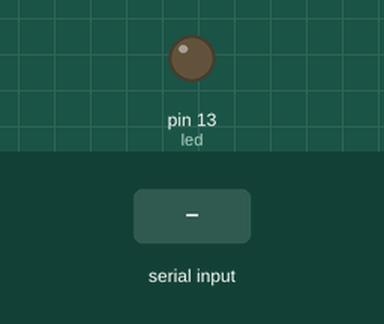
Recording of a sketch running on a simulated Arduino Uno, built with avr-gcc and run on an emulated ATmega328P. Shown: output pins drawn as LEDs (lit = HIGH). Dashed ring = blinking. The test bench sets the inputs (shaded band).

Above: at 1.2 s.
1.3 s: "3" received over Serial
At 2.2 s:
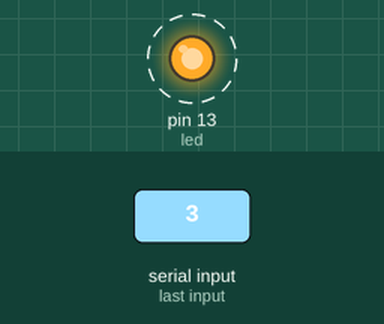
Timing chart, 0 to 7.9 s (numbered marks = the images above; inputs shaded):
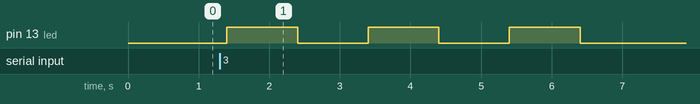

Measured:
- after the input at 1.3 s, pin 13 (led): alternates HIGH for 1.0 s and LOW for 1.0 s, 6 changes in all, then stays LOW, starting after 0.10 s

The sketch:

arduino_client.ino
```cpp
/*

  This is Arduino client code.
  Upload your board and then keep it connected with USB cable.
  The C code is communicating over the cable.

*/

int led = 13, flag = 0, data;
unsigned int result;
char temp, reply[6];

void setup()
{
  pinMode(led, OUTPUT);
  digitalWrite(led, LOW);
  Serial.begin(9600);
}

void loop()
{
  while(Serial.available())
  {
    if(flag == 0) // Read opcode
    {
      data = Serial.read();
      temp = char(data);

      switch(temp)
      {
        case '1': digitalWrite(led, HIGH);
                  break;

        case '2': digitalWrite(led, LOW);
                  break;

        case '3': digitalWrite(13, LOW); delay(100); // If light is already up

                  for(int i = 0; i < 3; i++)
                  {
                    digitalWrite(led, HIGH); delay(1000);
                    digitalWrite(led, LOW); delay(1000);
                  }

                  break;

        case '4': flag = 1;
                  break;
      }
    }

    else // Read value for opcode 4
    {
      data = Serial.parseInt();
      result = data * data;

      String s = String(result);
      s.toCharArray(reply, 6);
      delay(100);

      Serial.write(reply);
      Serial.write("*");

      flag = 0;
    }
  }
}
```
